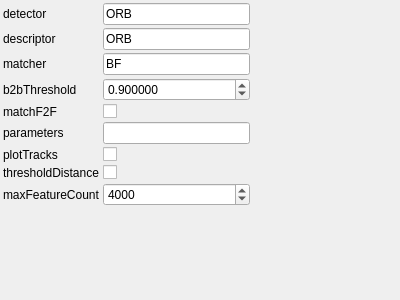
<?xml version="1.0" encoding="UTF-8"?>
<ui version="4.0">
 <class>FeatureDetectionParamsControlWidget</class> 
 <widget class="QWidget" name="FeatureDetectionParamsControlWidget">
  <property name="geometry">
   <rect>
    <x>0</x>
    <y>0</y>
    <width>400</width>
    <height>300</height>
   </rect>
  </property>
  <property name="windowTitle">
   <string>FeatureDetectionParams</string>
  </property>
  <layout class="QGridLayout" name="gridLayout">
   <property name="margin">
    <number>3</number>
   </property>
   <property name="spacing">
    <number>3</number>
   </property>
    <item row="0" column="0">
     <widget class="QLabel" name="label_0">
       <property name="text">
         <string>detector</string>
       </property>
     </widget>
    </item>
    <item row="0" column="1">
     <widget class="QLineEdit" name="detectorEdit">
       <property name="toolTip">
         <string>detector</string>
       </property>
       <property name="text">
           <string>ORB</string>
       </property>
     </widget>
    </item>
    <item row="1" column="0">
     <widget class="QLabel" name="label_1">
       <property name="text">
         <string>descriptor</string>
       </property>
     </widget>
    </item>
    <item row="1" column="1">
     <widget class="QLineEdit" name="descriptorEdit">
       <property name="toolTip">
         <string>descriptor</string>
       </property>
       <property name="text">
           <string>ORB</string>
       </property>
     </widget>
    </item>
    <item row="2" column="0">
     <widget class="QLabel" name="label_2">
       <property name="text">
         <string>matcher</string>
       </property>
     </widget>
    </item>
    <item row="2" column="1">
     <widget class="QLineEdit" name="matcherEdit">
       <property name="toolTip">
         <string>matcher</string>
       </property>
       <property name="text">
           <string>BF</string>
       </property>
     </widget>
    </item>
    <item row="3" column="0">
     <widget class="QLabel" name="label_3">
       <property name="text">
         <string>b2bThreshold</string>
       </property>
     </widget>
    </item>
    <item row="3" column="1">
     <widget class="QDoubleSpinBox" name="b2bThresholdSpinBox">
       <property name="toolTip">
         <string>b2bThreshold</string>
       </property>
       <property name="decimals">
        <number>6</number>
       </property>
       <property name="minimum">
        <double>0</double>
       </property>
       <property name="maximum">
        <double>256</double>
       </property>
       <property name="singleStep">
        <double>0.01</double>
       </property>
       <property name="value">
        <double>0.9</double>
       </property>
     </widget>
    </item>
    <item row="4" column="0">
     <widget class="QLabel" name="label_4">
       <property name="text">
         <string>matchF2F</string>
       </property>
     </widget>
    </item>
    <item row="4" column="1">
     <widget class="QCheckBox" name="matchF2FCheckBox">
       <property name="toolTip">
         <string>matchF2F</string>
       </property>
       <property name="checked">
           <bool>0</bool>
       </property>
     </widget>
    </item>
    <item row="5" column="0">
     <widget class="QLabel" name="label_5">
       <property name="text">
         <string>parameters</string>
       </property>
     </widget>
    </item>
    <item row="5" column="1">
     <widget class="QLineEdit" name="parametersEdit">
       <property name="toolTip">
         <string>Additional parameters</string>
       </property>
       <property name="text">
           <string></string>
       </property>
     </widget>
    </item>
    <item row="6" column="0">
     <widget class="QLabel" name="label_6">
       <property name="text">
         <string>plotTracks</string>
       </property>
     </widget>
    </item>
    <item row="6" column="1">
     <widget class="QCheckBox" name="plotTracksCheckBox">
       <property name="toolTip">
         <string>Draw tracks on source images</string>
       </property>
       <property name="checked">
           <bool>0</bool>
       </property>
     </widget>
    </item>
    <item row="7" column="0">
     <widget class="QLabel" name="label_7">
       <property name="text">
         <string>thresholdDistance</string>
       </property>
     </widget>
    </item>
    <item row="7" column="1">
     <widget class="QCheckBox" name="thresholdDistanceCheckBox">
       <property name="toolTip">
         <string>Threshold by descriptor distance instead of b2b ratio</string>
       </property>
       <property name="checked">
           <bool>0</bool>
       </property>
     </widget>
    </item>
    <item row="8" column="0">
     <widget class="QLabel" name="label_8">
       <property name="text">
         <string>maxFeatureCount</string>
       </property>
     </widget>
    </item>
    <item row="8" column="1">
     <widget class="QSpinBox" name="maxFeatureCountSpinBox">
       <property name="toolTip">
         <string>Max acceptable feature point count</string>
       </property>
       <property name="minimum">
        <number>0</number>
       </property>
       <property name="maximum">
        <number>32768</number>
       </property>
       <property name="singleStep">
        <number>1</number>
       </property>
       <property name="value">
        <number>4000</number>
       </property>
     </widget>
    </item>
   <item row="9" column="0">
    <spacer name="verticalSpacer">
     <property name="orientation">
      <enum>Qt::Vertical</enum>
     </property>
     <property name="sizeHint" stdset="0">
      <size>
       <width>0</width>
       <height>0</height>
      </size>
     </property>
    </spacer>
   </item>
   <item row="9" column="2">
    <spacer name="horizontalSpacer">
     <property name="orientation">
      <enum>Qt::Horizontal</enum>
     </property>
     <property name="sizeHint" stdset="0">
      <size>
       <width>0</width>
       <height>0</height>
      </size>
     </property>
    </spacer>
   </item>
  </layout>
 </widget>
 <layoutdefault spacing="3" margin="3"/>
 <resources/>
 <connections>
  <connection>
   <sender>detectorEdit</sender>
   <signal>textChanged(QString)</signal>
   <receiver>FeatureDetectionParamsControlWidget</receiver>
   <slot>changeParameters()</slot>
  </connection>
  <connection>
   <sender>descriptorEdit</sender>
   <signal>textChanged(QString)</signal>
   <receiver>FeatureDetectionParamsControlWidget</receiver>
   <slot>changeParameters()</slot>
  </connection>
  <connection>
   <sender>matcherEdit</sender>
   <signal>textChanged(QString)</signal>
   <receiver>FeatureDetectionParamsControlWidget</receiver>
   <slot>changeParameters()</slot>
  </connection>
  <connection>
   <sender>b2bThresholdSpinBox</sender>
   <signal>valueChanged(double)</signal>
   <receiver>FeatureDetectionParamsControlWidget</receiver>
   <slot>changeParameters()</slot>
  </connection>
  <connection>
   <sender>matchF2FCheckBox</sender>
   <signal>stateChanged(int)</signal>
   <receiver>FeatureDetectionParamsControlWidget</receiver>
   <slot>changeParameters()</slot>
  </connection>
  <connection>
   <sender>parametersEdit</sender>
   <signal>textChanged(QString)</signal>
   <receiver>FeatureDetectionParamsControlWidget</receiver>
   <slot>changeParameters()</slot>
  </connection>
  <connection>
   <sender>plotTracksCheckBox</sender>
   <signal>stateChanged(int)</signal>
   <receiver>FeatureDetectionParamsControlWidget</receiver>
   <slot>changeParameters()</slot>
  </connection>
  <connection>
   <sender>thresholdDistanceCheckBox</sender>
   <signal>stateChanged(int)</signal>
   <receiver>FeatureDetectionParamsControlWidget</receiver>
   <slot>changeParameters()</slot>
  </connection>
  <connection>
   <sender>maxFeatureCountSpinBox</sender>
   <signal>valueChanged(int)</signal>
   <receiver>FeatureDetectionParamsControlWidget</receiver>
   <slot>changeParameters()</slot>
  </connection>
 </connections>
 <slots>
  <slot>changeParameters()</slot>
 </slots>
 <customwidgets>
 </customwidgets>
</ui>
